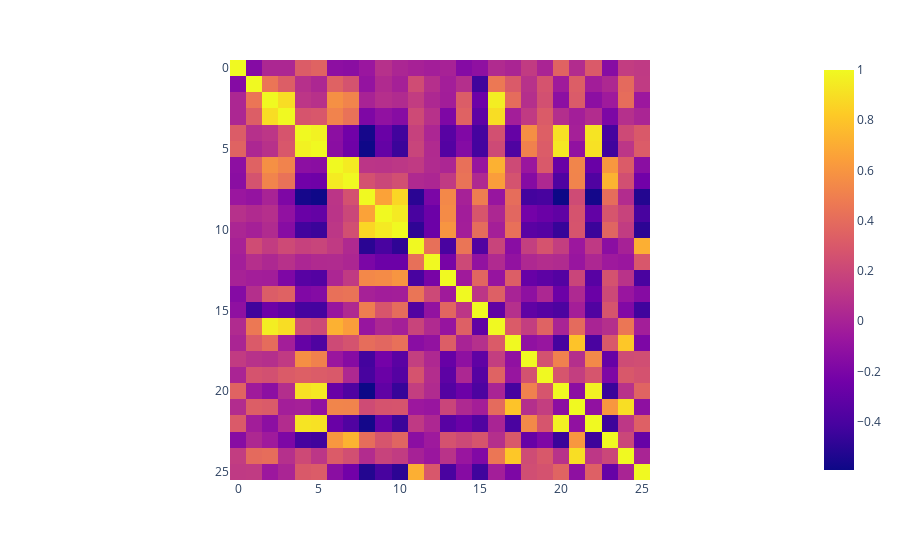

This figure's notebook cell:
### Code cell
fig = px.imshow(dpm.corr())
fig.show()

### Figure 1 — Plotly figure (JSON) as saved in the notebook; plotly's stock layout.template omitted (floating-point values rounded to 4 significant figures; data arrays with more than 128 entries replaced by an {"elided": "..."} marker saying what was removed)
{"data": [{"coloraxis": "coloraxis", "hovertemplate": "x: %{x}<br>y: %{y}<br>color: %{z}<extra></extra>", "type": "heatmap", "z": {"elided": "26x26 float values"}}], "layout": {"coloraxis": {"colorscale": [[0, "#0d0887"], [0.1111, "#46039f"], [0.2222, "#7201a8"], [0.3333, "#9c179e"], [0.4444, "#bd3786"], [0.5556, "#d8576b"], [0.6667, "#ed7953"], [0.7778, "#fb9f3a"], [0.8889, "#fdca26"], [1, "#f0f921"]]}, "margin": {"t": 60}, "xaxis": {"constrain": "domain", "scaleanchor": "y"}, "yaxis": {"autorange": "reversed", "constrain": "domain"}}}
